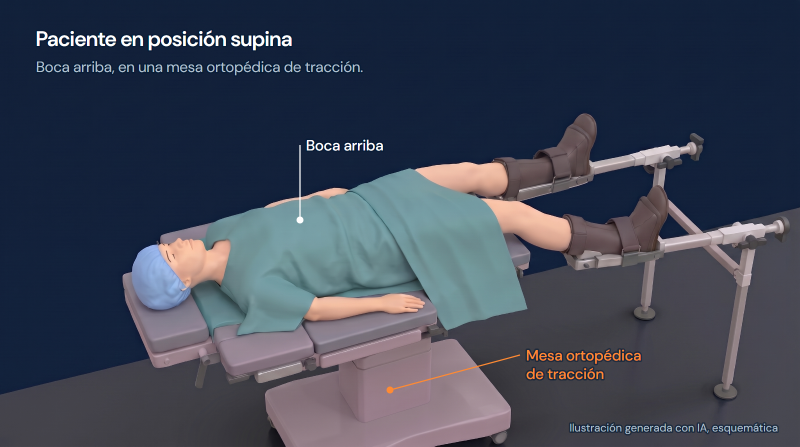
#> input picture ilustraciones/1-1-posicion-supina-v1.png, 1600 x 893 px (shown at 1/2 size)
$ python piernas.py 1-1-posicion-supina-v1.png out.png
#> lines starting #> are read from the running program, lines starting #| are printed output that depends on the picture; after the words box and inside, x2 and y2 are one past the last pixel; in counts of white or black regions, pixels touching at a corner belong together
"""Endereza cada pierna (sin cortes en la rodilla), la gira completa desde la cadera,
cambia el fondo negro por el azul del instructivo y deja la imagen nítida.

    python piernas.py original_x3.png salida.png
Las coordenadas van en la imagen original (936 × 529) y se multiplican por K (la imagen llega ampliada ×3).
"""
import math
import sys
import cv2
import numpy as np
from PIL import Image, ImageDraw, ImageFilter

K = 3
NAVY = np.array([12, 25, 49], dtype=np.float32)
a = np.asarray(Image.open(sys.argv[1]).convert("RGB")).astype(np.float32)
H, W = a.shape[:2]
#> H = 893; W = 1600
X = np.arange(W)[None, :]
EDGE = 590 * K  # borde de la cobija
r, g, b = a[..., 0], a[..., 1], a[..., 2]
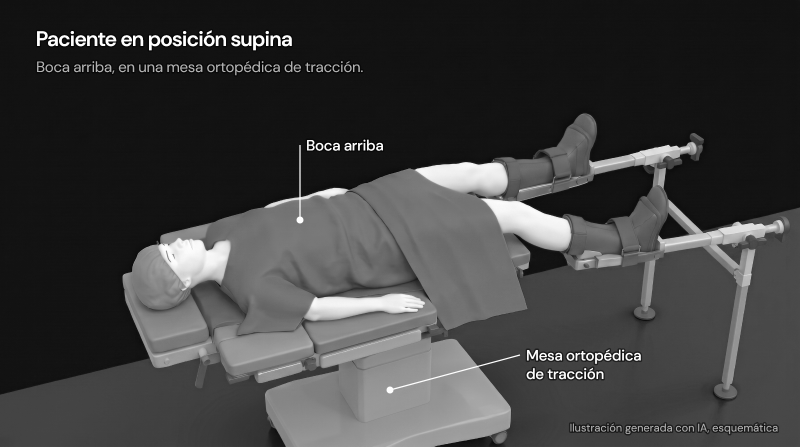
#> r: shape (893, 1600) float32 (shown at 1/2 size); min 0, max 255, mean 62.6
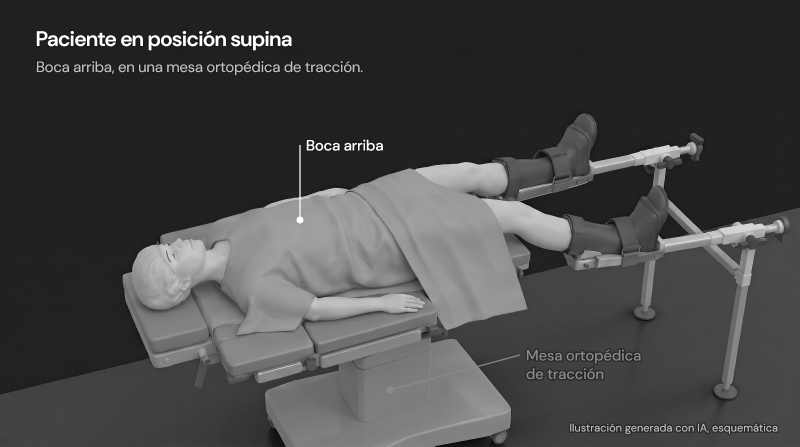
#> g: shape (893, 1600) float32 (shown at 1/2 size); min 1, max 255, mean 69.3
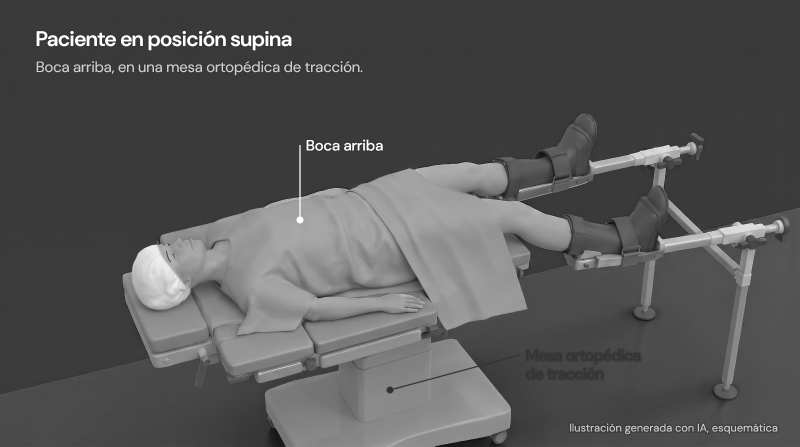
#> b: shape (893, 1600) float32 (shown at 1/2 size); min 9, max 255, mean 85
teal = (g - r > 25) & (b - r > 25)
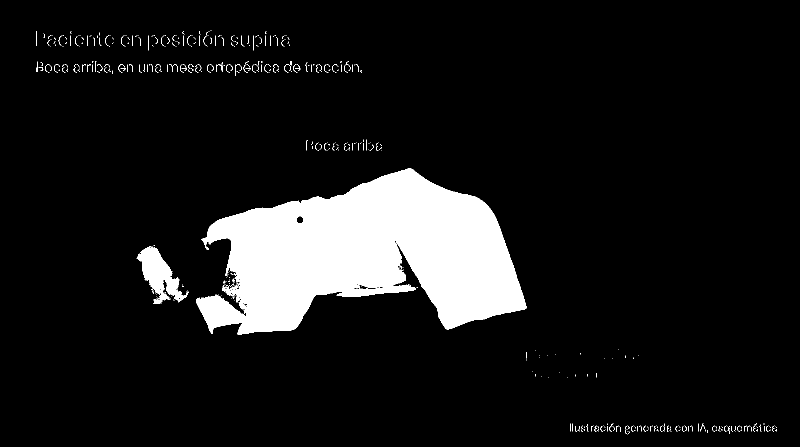
#> teal: shape (893, 1600) bool (shown at 1/2 size); 10% white; 532 white regions (482 under 20 px), largest, box (x1, y1, x2, y2) and area: (392, 336, 1053, 670) 133233, (273, 493, 378, 608) 4899, (688, 122, 698, 145) 35
dark = a.max(axis=2) <= 8
#> dark: shape (893, 1600) bool; every value is 0


def poly(points):
    m = Image.new("L", (W, H), 0)
    ImageDraw.Draw(m).polygon([(x * K, y * K) for x, y in points], fill=255)
    return np.asarray(m) > 0


def slope(p, q):
    return (q[1] - p[1]) / (q[0] - p[0])  # pendiente en la imagen (positiva = baja hacia la derecha)


LEGS = {
    # cadera, rodilla, tobillo (en la imagen original) y ángulo final hacia arriba en grados
    "sana": dict(hip=(520, 195), knee=(665, 186), ankle=(752, 162), target=27,
                 zone=poly([(590, 100), (890, 100), (890, 224), (676, 224), (614, 219), (590, 219)])),
    "afectada": dict(hip=(520, 318), knee=(665, 335), ankle=(755, 370), target=12,
                     zone=poly([(590, 296), (614, 300), (640, 296), (676, 298), (890, 326), (890, 436), (590, 436)])),
}

out = a.copy()
layers = []
for name, leg in LEGS.items():
    zone = leg["zone"] & (X >= EDGE + 4 * K)
    out[leg["zone"] & (X >= EDGE)] = 0
    piece = np.zeros((H, W, 4), np.float32)
    sel = zone & ~teal & ~dark
    piece[sel, :3] = a[sel]
    piece[sel, 3] = 255
    # El muslo sigue por debajo de la cobija para que al girar no quede hueco.
    col = EDGE + 6 * K
#> (the run stopped early here; a loop or call above may not have finished)

$ run again, on ilustraciones/1-3-reducir-fractura.png
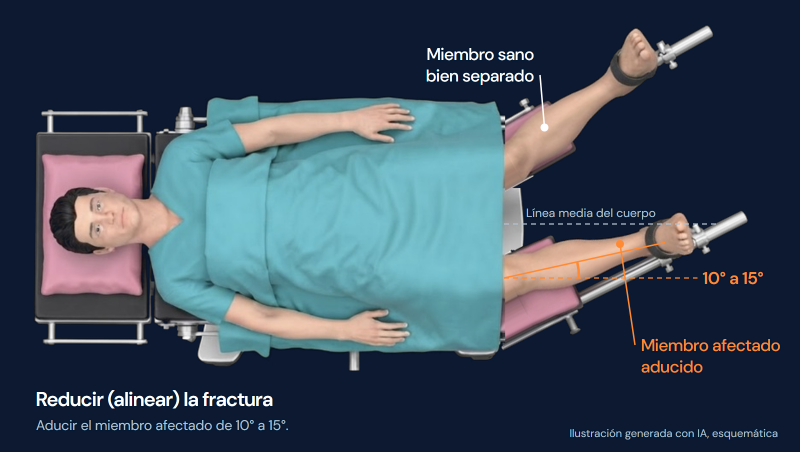
#> input picture ilustraciones/1-3-reducir-fractura.png, 1600 x 904 px (shown at 1/2 size)
#> `r, g, b = a[..., 0], a[..., 1], a[..., 2]`:
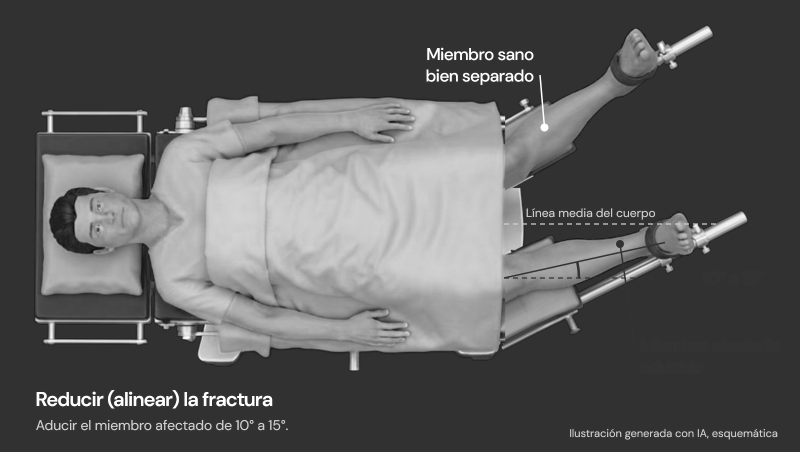
#> b: shape (904, 1600) float32 (shown at 1/2 size); min 10, max 255, mean 90.7
#> `teal = (g - r > 25) & (b - r > 25)`:
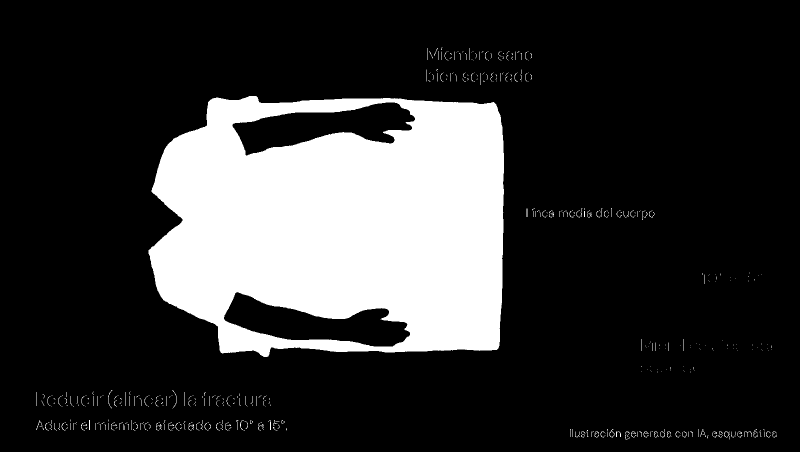
#> teal: shape (904, 1600) bool (shown at 1/2 size); 20.2% white; 575 white regions (493 under 20 px), largest, box (x1, y1, x2, y2) and area: (297, 192, 1008, 714) 287121, (216, 780, 225, 817) 44, (345, 780, 354, 817) 43
#> dark: shape (904, 1600) bool; every value is 0
